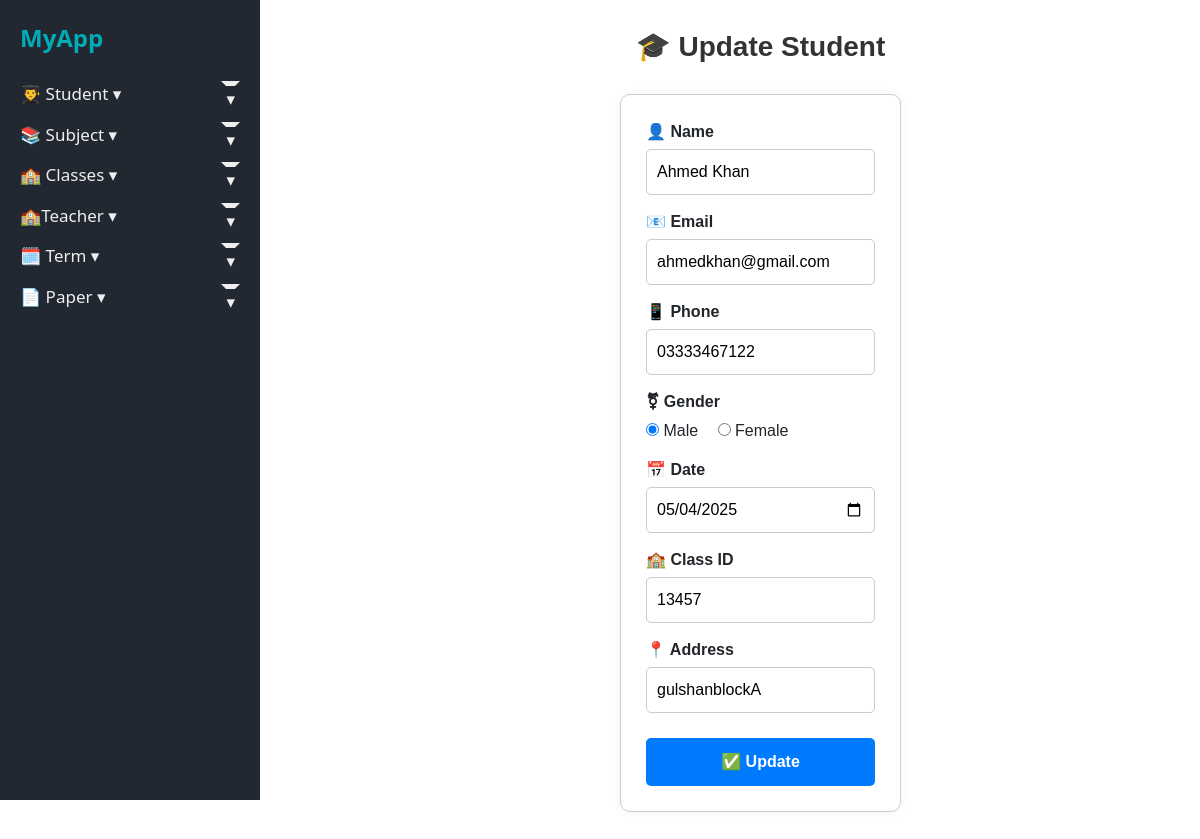
The app's page /updatestudent.php?id=2 with its own data.
### tables this page shows
CREATE TABLE `students` (
  `stu_id` int(11) NOT NULL,
  `stu_name` varchar(100) NOT NULL,
  `stu_email` varchar(100) DEFAULT NULL,
  `stu_phone` varchar(20) DEFAULT NULL,
  `stu_gender` varchar(10) DEFAULT NULL,
  `stu_date` date DEFAULT NULL,
  `stu_class_id` int(11) DEFAULT NULL,
  `stu_address` text DEFAULT NULL,
  `stu_created_at` timestamp NOT NULL DEFAULT current_timestamp()
);

### updatestudent.php (the view, shortened to what this page needs)
<!DOCTYPE html>
<html lang="en">
<head>
</head>
<?php
include_once ("navbar.php");
?>
<body>
<?php
include("config.php");
$id = intval($_GET['id']);
$sql = "SELECT * FROM students WHERE stu_id = $id";
$result = mysqli_query($conn, $sql);
$row = mysqli_fetch_assoc($result);
?>
 <div style="margin-left: 250px; padding: 30px; font-family: Arial, sans-serif;">
  <h3 style="text-align: center; margin-bottom: 30px; font-weight: bold; color: #333;">🎓 Update Student</h3>
  <form method="post"
        style="max-width: 600px; margin: auto; padding: 25px; border: 1px solid #ccc; border-radius: 10px; background-color: #fff; box-shadow: 0 0 10px rgba(0,0,0,0.05);">
    <div style="margin-bottom: 15px;">
      <label style="font-weight: bold; margin-bottom: 5px; display: block;">👤 Name</label>
      <input type="text" name="stu_name"
             style="width: 100%; padding: 10px; border: 1px solid #ccc; border-radius: 5px;"
             value="<?= $row['stu_name'] ?>" required>
    </div>
    <div style="margin-bottom: 15px;">
      <label style="font-weight: bold; margin-bottom: 5px; display: block;">📧 Email</label>
      <input type="email" name="stu_email"
             style="width: 100%; padding: 10px; border: 1px solid #ccc; border-radius: 5px;"
             value="<?= $row['stu_email'] ?>" required>
    </div>
    <div style="margin-bottom: 15px;">
      <label style="font-weight: bold; margin-bottom: 5px; display: block;">📱 Phone</label>
      <input type="text" name="stu_phone"
             style="width: 100%; padding: 10px; border: 1px solid #ccc; border-radius: 5px;"
             value="<?= $row['stu_phone'] ?>" required>
    </div>
    <div style="margin-bottom: 15px;">
      <label style="font-weight: bold; margin-bottom: 5px; display: block;">⚧ Gender</label>
      <label style="margin-right: 15px;">
        <input type="radio" name="stu_gender" value="Male"
               <?= $row['stu_gender'] == 'Male' ? 'checked' : '' ?>> Male
      </label>
      <label>
        <input type="radio" name="stu_gender" value="Female"
               <?= $row['stu_gender'] == 'Female' ? 'checked' : '' ?>> Female
      </label>
    </div>
    <div style="margin-bottom: 15px;">
      <label style="font-weight: bold; margin-bottom: 5px; display: block;">📅 Date</label>
      <input type="date" name="stu_date"
             style="width: 100%; padding: 10px; border: 1px solid #ccc; border-radius: 5px;"
             value="<?= $row['stu_date'] ?>" required>
    </div>
    <div style="margin-bottom: 15px;">
      <label style="font-weight: bold; margin-bottom: 5px; display: block;">🏫 Class ID</label>
      <input type="text" name="stu_classid"
             style="width: 100%; padding: 10px; border: 1px solid #ccc; border-radius: 5px;"
             value="<?= $row['stu_class_id'] ?>" required>
    </div>
    <div style="margin-bottom: 25px;">
      <label style="font-weight: bold; margin-bottom: 5px; display: block;">📍 Address</label>
      <input type="text" name="stu_address"
             style="width: 100%; padding: 10px; border: 1px solid #ccc; border-radius: 5px;"
             value="<?= $row['stu_address'] ?>" required>
    </div>
    <button type="submit"
            style="width: 100%; background-color: #007bff; color: white; padding: 12px; border: none; border-radius: 5px; font-weight: bold;">
      ✅ Update
    </button>
  </form>
</div>

### style.css (style rules this page uses)
body { margin: 0; font-family: 'Segoe UI', sans-serif; display: flex; }

### records on screen
students: stu_name "Ahmed Khan", stu_email "ahmedkhan@gmail.com", stu_phone "03333467122", stu_gender "☑ Male", stu_gender "☐ Female", stu_date "05/04/2025", stu_classid "13457", stu_address "gulshanblockA"
